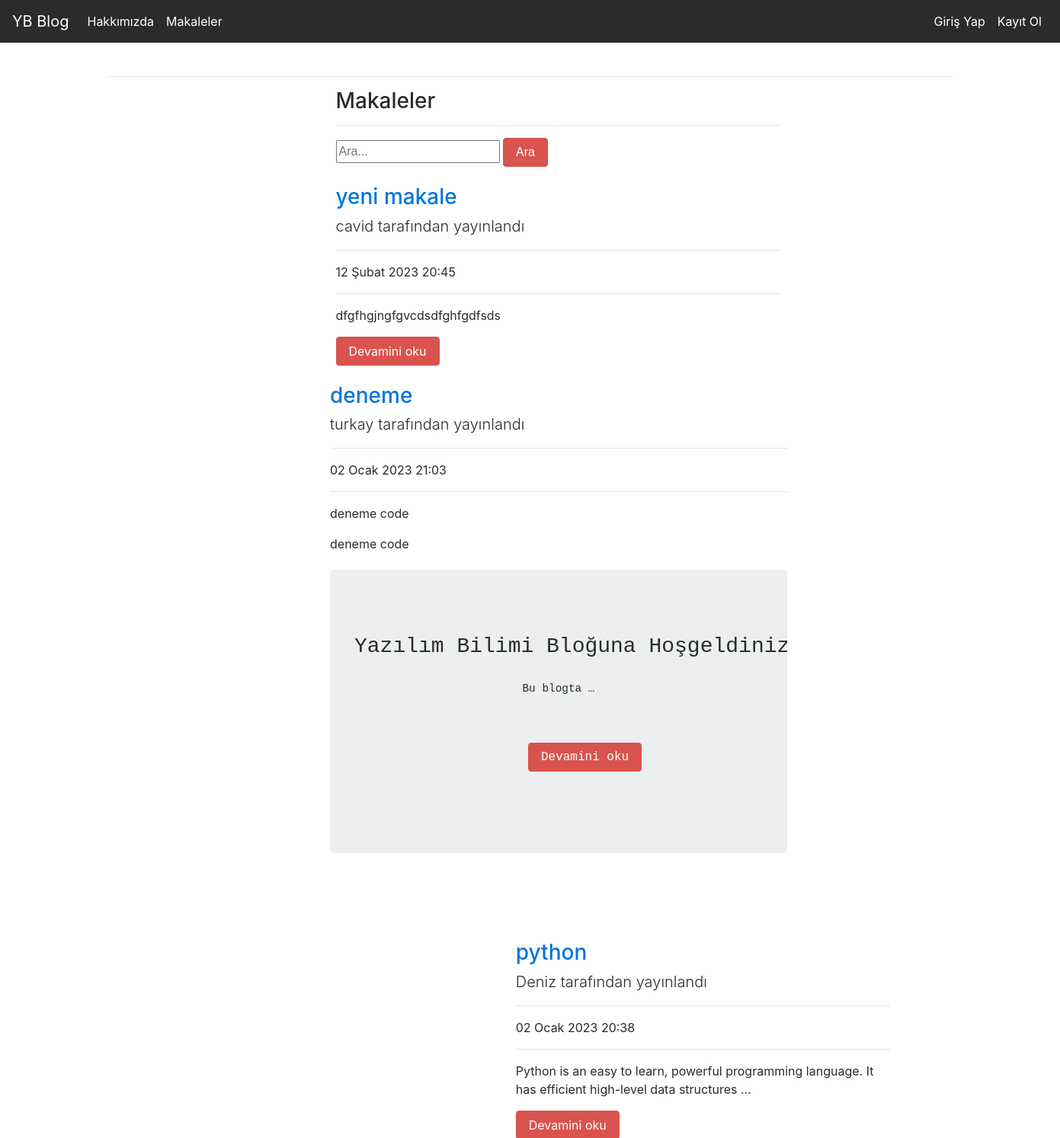
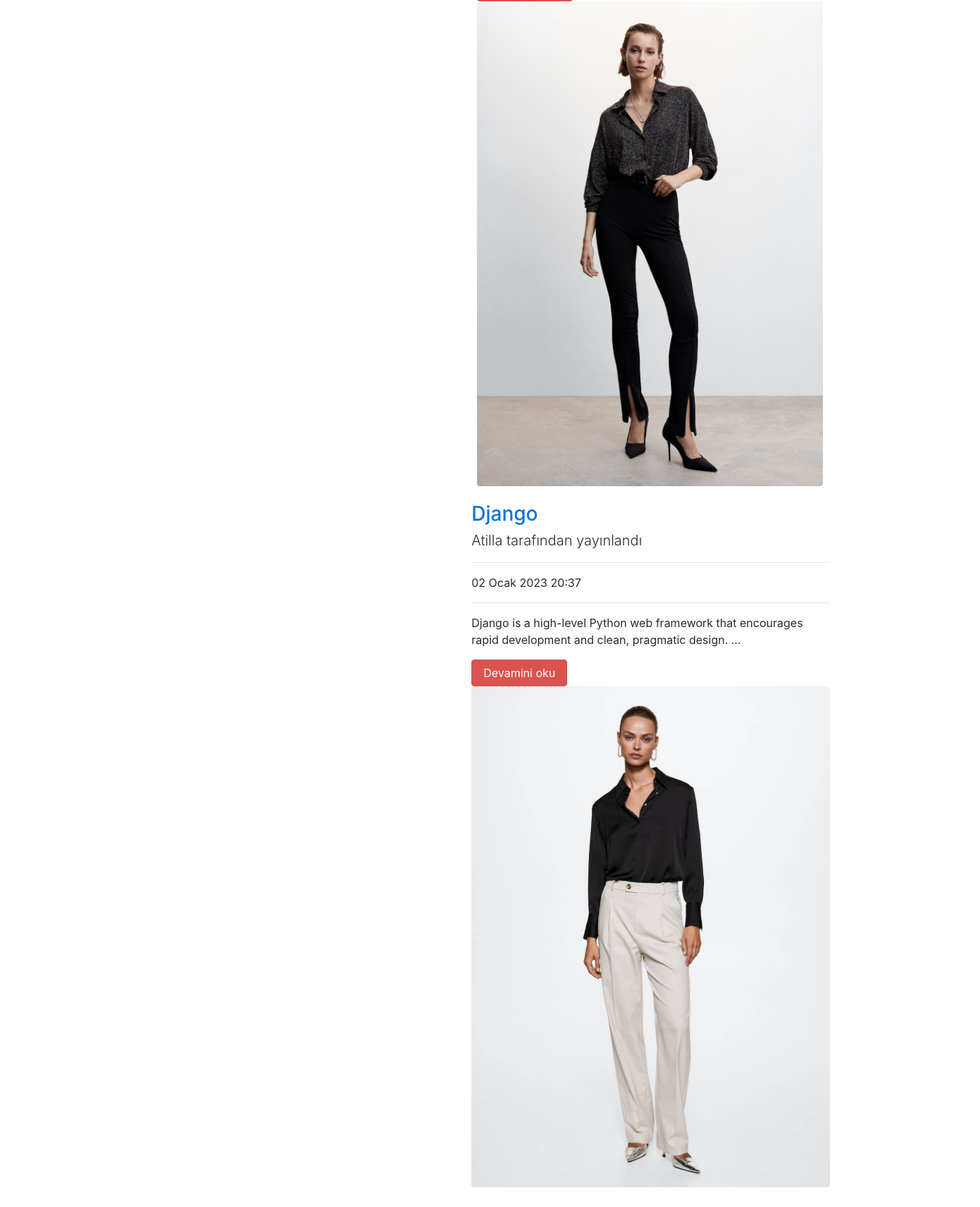
The app's page /articles/ with its own data (2 pictures, top to bottom).
### articles/models.py (models this page shows, shortened)
class Articles(models.Model):
    author=models.ForeignKey('auth.User',on_delete=models.CASCADE,verbose_name='Yazar') #Djangonun dacilindeki Auth.User istifade ederek yazdiq.User silinende onun meqalesi de silinecek -on_delete=moldes.Cascade bunu gosterir
    title=models.CharField(max_length=50,verbose_name='Basliq')
    content=RichTextField()
    created_date=models.DateTimeField(auto_now_add=True)
    article_image=models.FileField(blank=True,null=True,verbose_name='Fotoraf ekleyin')
    class Meta:
        ordering = ['-created_date']

### articles/views.py (the view)
# urls.py: path('',articles, name = "articles"),
def articles(request):
    keyword=request.GET.get('keyword')
    if keyword: #  eger hansisa bir melumat search edilibse,o cixsin tempatede
        articles=Articles.objects.filter(title__contains=keyword) # burda title__contains -bize formdaki keywordun title-in daxilinde olub olmadigini yoxlayir
        return render(request,'articles.html',{'articles':articles})
    articles=Articles.objects.all()# eger search olunmayibsa,butun melumatlar gosterilsin
    return render(request,'articles.html',{'articles': articles})

### templates/articles.html (shortened to what this page needs)
{% extends 'layout.html'%}
{% block body %}
<hr>
{% if articles %}
<div class ="row">
    <div class="col-md-10 offset-md-3">
        <div class="col-lg-8">
            <h3>Makaleler</h3>
            <hr>
            </div>
    </div>
</div>
<div class ="row">
    <div class="col-md-10 offset-md-3">
        <div class="col-lg-8">
            <form>
                <input type="text" name = "keyword" class="input-sm" maxlength="64" placeholder="Ara...">
              <button type="submit" class="btn btn-danger">Ara</button>
            </form>
      </div>
    </div>
</div>
{% for article in articles %}
<div class ="row">
<div class="col-md-10 offset-md-3">
    <div class="col-lg-8">
     <a href="{% url 'articles:detail' article.id %}"><h3 class="mt-4">{{article.title}}</h3></a>
      <p class="lead">
        {{article.author.username}} tarafından yayınlandı
      </p>
      <hr>
      <p>{{article.created_date}}</p>
      <hr>
      <p class="lead">
        {{article.content|safe|truncatewords:15}}
        </p>
        <a href="{% url 'articles:detail' article.id %}" class='btn btn-danger'>Devamini oku</a
        <hr>
        {% if article.article_image %}
      <img class="img-fluid rounded" src="{{article.article_image.url}}" alt="">
      {% endif %}
    </div>
    </div>
{% endfor %}
{% else %}
<div class='alert alert-danger'>Makele bulunmuyor</div>
{% endif %}
{% endblock %}

### templates/layout.html (shortened to what this page needs)
<!DOCTYPE html>
{% load static %}
<html lang="en">
<head>
    <link rel="stylesheet" href="{% static 'css/bootstrap.min.css' %}">
</head>
<body>
        {% include "includes/navbar.html" %}
        <div style = "margin-top : 100px; margin-bottom:100px;" class = "container">
            {% block body %}
            {% endblock body %}
        </div>
    </body>
</html>

### templates/includes/navbar.html (shortened to what this page needs)
<nav class="navbar navbar-toggleable-md navbar-inverse fixed-top bg-inverse">
    <a class="navbar-brand" href="{% url 'index' %}">YB Blog</a>
    <div class="collapse navbar-collapse" id="navbarCollapse">
      <ul class="navbar-nav mr-auto">
        <li class="nav-item active">
          <a class="nav-link" href="">Hakkımızda</a>
        </li>
        <li class="nav-item active">
            <a class="nav-link" href="{% url 'articles:articles' %}">Makaleler</a>
        </li>
      </ul>
      <ul class="navbar-nav ml-auto">
      {% if request.user.is_authenticated %}
      <li class="nav-item active">
        <a class="nav-link" href="{% url 'articles:dashboard' %}">Kontrol Paneli</a>
      </li>
      <li class="nav-item active">
        <a class="nav-link" href="{% url 'user:logout' %}">Çıkış Yap</a>
      </li>
      {% else %}
      <li class="nav-item active">
        <a class="nav-link" href="{% url 'user:login' %}">Giriş Yap</a>
      </li>
      {% endif %}
      <li class="nav-item active">
        <a class="nav-link" href="{% url 'user:register' %}">Kayıt Ol</a>
      </li>
      </ul>
    </div>
</nav>

### records on screen
Articles: title "yeni makale", author.username "cavid", created_date "12 Şubat 2023 20:45", content "dfgfhgjngfgvcdsdfghfgdfsds"
Articles: title "deneme", author.username "turkay", created_date "02 Ocak 2023 21:03", content "deneme code deneme code Yazılım Bilimi Bloğuna Bu blogta …"
Articles: title "python", author.username "Deniz", created_date "02 Ocak 2023 20:38", content "Python is an easy to learn, powerful programming language. It has efficient high-level data structures …", article_image (picture)
Articles: title "Django", author.username "Atilla", created_date "02 Ocak 2023 20:37", content "Django is a high-level Python web framework that encourages rapid development and clean, pragmatic design. …", article_image (picture)
